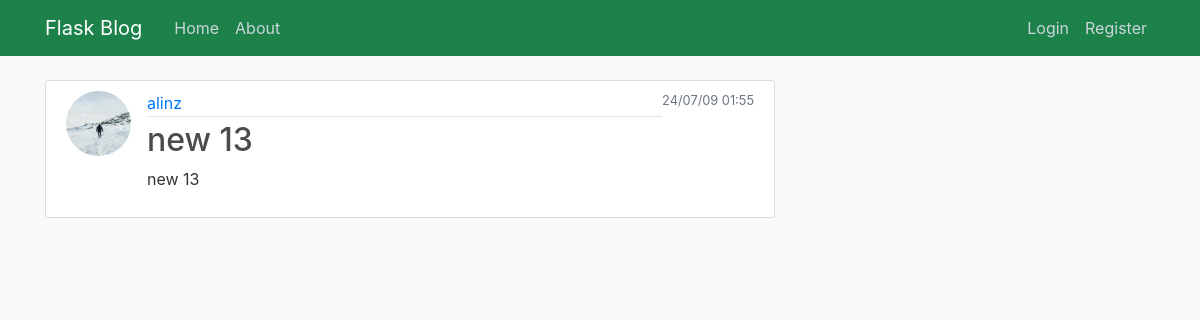
The app's page /post/17 with its own data.
### flaskblog/models.py (models this page shows, shortened)
class User(db.Model, UserMixin):
    id = db.Column(db.Integer, primary_key=True)
    username = db.Column(db.String(20), unique=True, nullable=False)
    email = db.Column(db.String(120), unique=True, nullable=False)
    image_profile = db.Column(db.String(20), nullable=False, default='default.jpg')
    password = db.Column(db.String(60), nullable=False)
    posts = db.relationship('Post', backref='author', lazy=True)

class Post(db.Model):
    id = db.Column(db.Integer, primary_key=True)
    title = db.Column(db.String(100), nullable=False)
    date_posted = db.Column(db.DateTime, nullable=False, default=datetime.now)
    content = db.Column(db.Text, nullable=False)
    user_id = db.Column(db.Integer, db.ForeignKey('user.id'), nullable=False)

### flaskblog/routes.py (the view)
@app.route('/post/<int:post_id>')
def post(post_id):
    post = Post.query.get_or_404(post_id)
    return render_template('post.html', title=post.title, post=post)

### flaskblog/templates/post.html (shortened to what this page needs)
{% extends 'base.html' %}
{% block content %}
    <article class="media content-section">
        <a href="/"><img class="rounded-circle article-img" src="{{ url_for('static', filename='profile_pics/' + post.author.image_profile) }}"></a>
        <div class="media-body">
        <div class="article-metadata">
            <a class="mr-2" href="{{ url_for('profile', username=post.author.username )}}">{{ post.author.username }}</a>
        </div>
        <h2 class="article-title">{{ post.title }}</h2>
        <p class="article-content">{{ post.content }}</p>
        </div>
        <small class="text-muted">
            {{ post.date_posted.strftime('%y/%m/%d %H:%M') }}
        </small>
    </article>
{% endblock content %}

### flaskblog/static/style.css (style rules this page uses)
body { background: #fafafa; color: #333333; margin-top: 5rem; }
h1, h2, h3, h4, h5, h6 { color: #1a1a1a; }
.content-section { background: #ffffff; padding: 10px 20px; border: 1px solid #dddddd; border-radius: 3px; margin-bottom: 20px; }
.article-title { color: #4b4b4b; }
.article-content { white-space: pre-line; }
.article-img { height: 65px; width: 65px; margin-right: 16px; }
.article-metadata { padding-bottom: 1px; margin-bottom: 4px; border-bottom: 1px solid #e3e3e3 }

### records on screen
User: image_profile (picture), author.username "alinz"
Post: title "new 13", content "new 13", date_posted "24/07/09 01:55"
